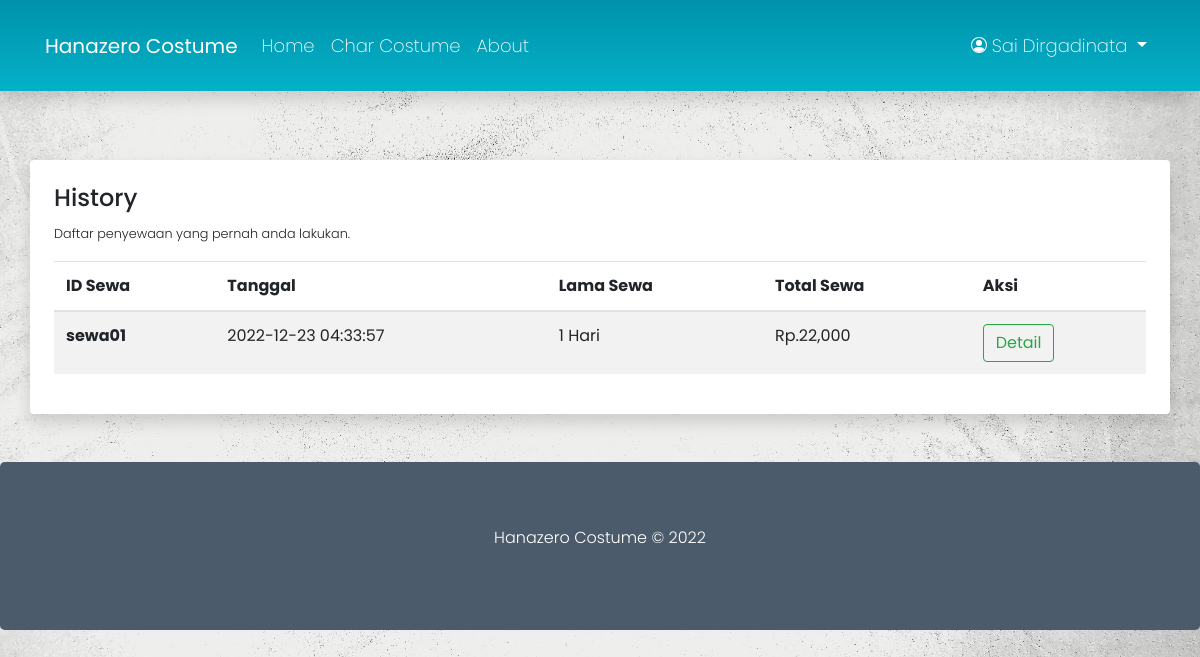
The page /history.php (signed in) on the database its author committed.
### tables this page shows
CREATE TABLE `18073_pembayaran` (
  `id_bayar` int(11) NOT NULL,
  `id_sewa` char(10) DEFAULT NULL,
  `tgl_bayar` datetime DEFAULT NULL,
  `jml_uang` decimal(10,0) DEFAULT NULL,
  `total_bayar` decimal(10,0) DEFAULT NULL,
  `kembalian` decimal(10,0) DEFAULT NULL
);

CREATE TABLE `18073_penyewaan` (
  `id_sewa` char(10) NOT NULL,
  `id_user` int(11) DEFAULT NULL,
  `tgl_sewa` datetime DEFAULT NULL,
  `tgl_kembali` datetime DEFAULT NULL,
  `lama_sewa` int(11) NOT NULL,
  `jaminan` varchar(50) DEFAULT NULL,
  `biaya_sewa` decimal(10,0) DEFAULT NULL,
  `keterangan` text DEFAULT NULL,
  `uang_muka` decimal(10,0) DEFAULT NULL,
  `status` enum('pre-sewa','disewa','selesai','temp') DEFAULT NULL
);

### history.php (the view, shortened to what this page needs)
<?php
    include './koneksi/koneksi.php';
    include './template/header.php';
    include './template/nav.php';
?>
<div class="container table-history">
    <div class="row mt-5">
        <div class="col rounded shadow p-sm-4">
            <div class="row mb-sm-3">
                <div class="col">
                    <h4>History</h4>
                    <small class="font-weight-light">Daftar penyewaan yang pernah anda lakukan.</small>
                </div>
            </div>
            <table class="table table-striped">
                <thead>
                    <tr>
                        <th scope="col">ID Sewa</th>
                        <th scope="col">Tanggal</th>
                        <th scope="col">Lama Sewa</th>
                        <th scope="col">Total Sewa</th>
                        <th scope="col">Aksi</th>
                    </tr>
                <tbody>
                    <?php
                    $result = $conn->query("SELECT b.id_sewa, b.lama_sewa, a.tgl_bayar, (a.total_bayar + b.uang_muka) total  FROM 18073_pembayaran a, 18073_penyewaan b WHERE a.id_sewa=b.id_sewa AND b.id_user='".$_SESSION['id']."' ORDER BY a.tgl_bayar ASC ");
                    if ($result->num_rows > 0) {
                    while($row = $result->fetch_assoc())
                    {
                ?>
                    <tr>
                        <th scope="row"><?= $row['id_sewa'] ?></th>
                        <td><?= $row['tgl_bayar'] ?></td>
                        <td><?= $row['lama_sewa'] ?> Hari</td>
                        <td>Rp.<?= number_format($row['total']) ?></td>
                        <td>
                            <a href="detail.php?id=<?= $row['id_sewa'] ?>"><button class="btn btn-outline-success">Detail</button></a>
                        </td>
                    </tr>
                    <?php
                    }
                }
                ?>
                </tbody>
            </table>
        </div>
    </div>
</div>
<?php include './template/footer.php'; ?>

### assets/css/style.css (style rules this page uses)
body { padding-top: 7em; background-image: url("../img/grungy-white-background-natural-cement-stone-old-texture-as-retro-pattern-wall.jpg"); background-size: cover; background-position: center; background-repeat: no-repeat; font-family: 'Poppins', sans-serif; }
body .col { background-color: #fff; }

### rows shown on the page
18073_pembayaran: id_sewa.id_sewa "sewa01", tgl_bayar "2022-12-23 04:33:57", id_sewa.lama_sewa "1", total "22,000"

### other values the page prints
$_SESSION['nama'] "Sai Dirgadinata"
